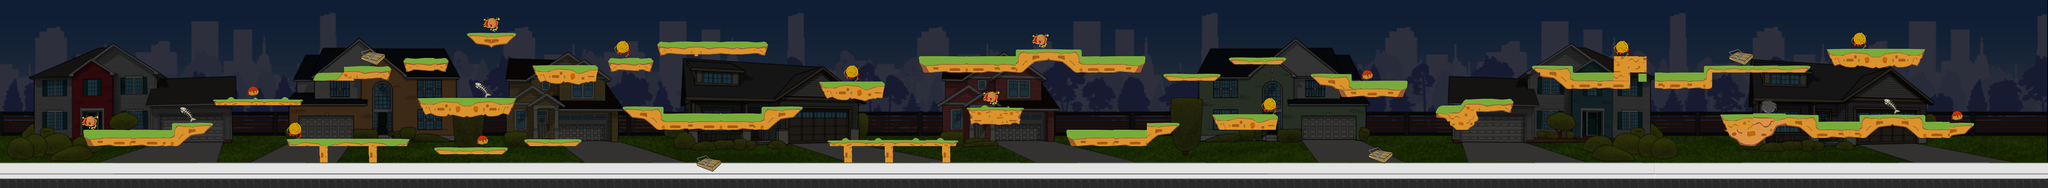

The image is a tile-based game level rendered from a .tmx file. Its description and source (layers, tilesets, objects; grid data summarised) follow:
An orthogonal 250x23 tile map with 32x32 px tiles, 4 tile layers (Calle, Banqueta, Items, ItemsBuenos), 12 tilesets, 1 image layer.

<map version="1.0" orientation="orthogonal" renderorder="right-down" width="250" height="23" tilewidth="32" tileheight="32" nextobjectid="1">
 <tileset firstgid="1" name=" carretera" tilewidth="32" tileheight="32" tilecount="1" columns="1">
  <image source="Fondo/Assets/Bloque de 32x32 pix carretera.jpg" trans="ff00ff" width="32" height="32" />
 </tileset>
 <tileset firstgid="2" name="banqueta" tilewidth="32" tileheight="32" tilecount="500" columns="250">
  <image source="Fondo/Assets/banquetaNUEVA.jpg" trans="ff00ff" width="8000" height="66" />
 </tileset>
 <tileset firstgid="502" name="plataformasbonitas" tilewidth="32" tileheight="32" tilecount="160" columns="20">
  <image source="Fondo/Assets/plataformasbonitas.png" trans="ff00ff" width="640" height="264" />
 </tileset>
 <tileset firstgid="662" name="PescadoAnimacion" tilewidth="64" tileheight="64" tilecount="2" columns="2">
  <image source="Fondo/Items/PescadoAnimacion.png" trans="ff00ff" width="128" height="64" />
  <tile id="0">
   <properties>
    <property name="Tipo" value="esqueleto" />
   </properties>
   <animation>
    <frame tileid="0" duration="400" />
    <frame tileid="1" duration="200" />
   </animation>
  </tile>
 </tileset>
 <tileset firstgid="664" name="BolaPeloAnimacion" tilewidth="64" tileheight="64" tilecount="2" columns="2">
  <image source="Fondo/Items/BolaPeloAnimacion.png" trans="ff00ff" width="128" height="64" />
  <tile id="0">
   <properties>
    <property name="Tipo" value="pelo" />
   </properties>
   <animation>
    <frame tileid="0" duration="400" />
    <frame tileid="1" duration="200" />
   </animation>
  </tile>
 </tileset>
 <tileset firstgid="666" name="Trampa2" tilewidth="96" tileheight="64" tilecount="2" columns="2">
  <image source="Fondo/Items/Trampa2.png" trans="ff00ff" width="192" height="64" />
  <tile id="0">
   <properties>
    <property name="Tipo" value="tramp" />
   </properties>
   <animation>
    <frame tileid="0" duration="400" />
    <frame tileid="1" duration="200" />
   </animation>
  </tile>
 </tileset>
 <tileset firstgid="668" name="Plataforma_Larga4" tilewidth="32" tileheight="32" tilecount="96" columns="16">
  <image source="Fondo/Assets/Plataforma_Larga4.png" trans="ff00ff" width="512" height="192" />
 </tileset>
 <tileset firstgid="764" name="Pug" tilewidth="160" tileheight="160" tilecount="1" columns="1">
  <image source="Fondo/Items/Pug.png" trans="ff00ff" width="160" height="160" />
 </tileset>
 <tileset firstgid="765" name="Plataforma_Larga3" tilewidth="32" tileheight="32" tilecount="30" columns="10">
  <image source="Fondo/Assets/Plataforma_Larga3.png" trans="ff00ff" width="320" height="96" />
 </tileset>
 <tileset firstgid="795" name="AlbonRayo" tilewidth="64" tileheight="64" tilecount="2" columns="2">
  <image source="Fondo/Items/Albon2.png" trans="ff00ff" width="128" height="64" />
  <tile id="0">
   <animation>
    <frame tileid="0" duration="600" />
    <frame tileid="1" duration="800" />
   </animation>
  </tile>
 </tileset>
 <tileset firstgid="797" name="AlbonDorada" tilewidth="64" tileheight="64" tilecount="2" columns="2">
  <image source="Fondo/Items/Albon3.png" trans="ff00ff" width="128" height="64" />
  <tile id="0">
   <properties>
    <property name="Tipo" value="puntos" />
   </properties>
   <animation>
    <frame tileid="0" duration="500" />
    <frame tileid="1" duration="100" />
   </animation>
  </tile>
 </tileset>
 <tileset firstgid="799" name="Albon1Prueba" tilewidth="64" tileheight="64" tilecount="3" columns="3">
  <image source="Fondo/Items/Albon1Prueba.png" trans="ff00ff" width="192" height="64" />
  <tile id="0">
   <animation>
    <frame tileid="0" duration="100" />
    <frame tileid="2" duration="200" />
    <frame tileid="1" duration="400" />
   </animation>
  </tile>
 </tileset>
 <imagelayer name="Fondo" opacity="0.63" offsetx="-3" offsety="-2">
  <image source="Fondo/No/FONDO ALARGADO Y FIX3.jpg" />
 </imagelayer>
 <layer name="Calle" width="250" height="23">
  <data>[5750 cells, 250 non-empty, 1 distinct tile ids]</data>
 </layer>
 <layer name="Banqueta" width="250" height="23" offsetx="0" offsety="-4">
  <data>[5750 cells, 1207 non-empty, 622 distinct tile ids]</data>
 </layer>
 <layer name="Items" width="250" height="23">
  <data>[5750 cells, 8 non-empty, 3 distinct tile ids]</data>
 </layer>
 <layer name="ItemsBuenos" width="250" height="23">
  <data>[5750 cells, 15 non-empty, 4 distinct tile ids]</data>
 </layer>
</map>
